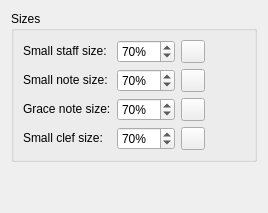
      <widget class="QWidget" name="PageSizes">
       <layout class="QVBoxLayout" name="verticalLayout_18">
        <property name="spacing">
         <number>0</number>
        </property>
        <item>
         <widget class="QGroupBox" name="groupBox_10">
          <property name="title">
           <string>Sizes</string>
          </property>
          <layout class="QGridLayout" name="gridLayout_27">
           <item row="0" column="0">
            <widget class="QLabel" name="label_38">
             <property name="sizePolicy">
              <sizepolicy hsizetype="Fixed" vsizetype="Fixed">
               <horstretch>0</horstretch>
               <verstretch>0</verstretch>
              </sizepolicy>
             </property>
             <property name="text">
              <string>Small staff size:</string>
             </property>
             <property name="buddy">
              <cstring>smallStaffSize</cstring>
             </property>
            </widget>
           </item>
           <item row="0" column="1">
            <widget class="QSpinBox" name="smallStaffSize">
             <property name="sizePolicy">
              <sizepolicy hsizetype="Preferred" vsizetype="Fixed">
               <horstretch>0</horstretch>
               <verstretch>0</verstretch>
              </sizepolicy>
             </property>
             <property name="suffix">
              <string notr="true">%</string>
             </property>
             <property name="minimum">
              <number>10</number>
             </property>
             <property name="maximum">
              <number>200</number>
             </property>
             <property name="value">
              <number>70</number>
             </property>
            </widget>
           </item>
           <item row="0" column="2">
            <widget class="QToolButton" name="resetSmallStaffSize">
             <property name="toolTip">
              <string>Reset to default</string>
             </property>
             <property name="accessibleName">
              <string>Reset 'Small staff size' value</string>
             </property>
             <property name="text">
              <string notr="true"/>
             </property>
             <property name="icon">
              <iconset resource="musescore.qrc">
               <normaloff>:/data/icons/edit-reset.svg</normaloff>:/data/icons/edit-reset.svg</iconset>
             </property>
            </widget>
           </item>
           <item row="0" column="3">
            <spacer name="horizontalSpacer_24">
             <property name="orientation">
              <enum>Qt::Horizontal</enum>
             </property>
             <property name="sizeHint" stdset="0">
              <size>
               <width>40</width>
               <height>20</height>
              </size>
             </property>
            </spacer>
           </item>
           <item row="1" column="0">
            <widget class="QLabel" name="label_44">
             <property name="sizePolicy">
              <sizepolicy hsizetype="Fixed" vsizetype="Fixed">
               <horstretch>0</horstretch>
               <verstretch>0</verstretch>
              </sizepolicy>
             </property>
             <property name="text">
              <string>Small note size:</string>
             </property>
             <property name="buddy">
              <cstring>smallNoteSize</cstring>
             </property>
            </widget>
           </item>
           <item row="1" column="1">
            <widget class="QSpinBox" name="smallNoteSize">
             <property name="sizePolicy">
              <sizepolicy hsizetype="Preferred" vsizetype="Fixed">
               <horstretch>0</horstretch>
               <verstretch>0</verstretch>
              </sizepolicy>
             </property>
             <property name="suffix">
              <string notr="true">%</string>
             </property>
             <property name="minimum">
              <number>10</number>
             </property>
             <property name="maximum">
              <number>200</number>
             </property>
             <property name="value">
              <number>70</number>
             </property>
            </widget>
           </item>
           <item row="2" column="0">
            <widget class="QLabel" name="label_39">
             <property name="sizePolicy">
              <sizepolicy hsizetype="Fixed" vsizetype="Fixed">
               <horstretch>0</horstretch>
               <verstretch>0</verstretch>
              </sizepolicy>
             </property>
             <property name="text">
              <string>Grace note size:</string>
             </property>
             <property name="buddy">
              <cstring>graceNoteSize</cstring>
             </property>
            </widget>
           </item>
           <item row="2" column="1">
            <widget class="QSpinBox" name="graceNoteSize">
             <property name="sizePolicy">
              <sizepolicy hsizetype="Preferred" vsizetype="Fixed">
               <horstretch>0</horstretch>
               <verstretch>0</verstretch>
              </sizepolicy>
             </property>
             <property name="suffix">
              <string notr="true">%</string>
             </property>
             <property name="minimum">
              <number>10</number>
             </property>
             <property name="maximum">
              <number>200</number>
             </property>
             <property name="value">
              <number>70</number>
             </property>
            </widget>
           </item>
           <item row="3" column="0">
            <widget class="QLabel" name="label_45">
             <property name="sizePolicy">
              <sizepolicy hsizetype="Fixed" vsizetype="Fixed">
               <horstretch>0</horstretch>
               <verstretch>0</verstretch>
              </sizepolicy>
             </property>
             <property name="text">
              <string>Small clef size:</string>
             </property>
             <property name="buddy">
              <cstring>smallClefSize</cstring>
             </property>
            </widget>
           </item>
           <item row="3" column="1">
            <widget class="QSpinBox" name="smallClefSize">
             <property name="sizePolicy">
              <sizepolicy hsizetype="Preferred" vsizetype="Fixed">
               <horstretch>0</horstretch>
               <verstretch>0</verstretch>
              </sizepolicy>
             </property>
             <property name="suffix">
              <string notr="true">%</string>
             </property>
             <property name="minimum">
              <number>10</number>
             </property>
             <property name="maximum">
              <number>200</number>
             </property>
             <property name="value">
              <number>70</number>
             </property>
            </widget>
           </item>
           <item row="1" column="2">
            <widget class="QToolButton" name="resetSmallNoteSize">
             <property name="toolTip">
              <string>Reset to default</string>
             </property>
             <property name="accessibleName">
              <string>Reset 'Small note size' value</string>
             </property>
             <property name="text">
              <string notr="true"/>
             </property>
             <property name="icon">
              <iconset resource="musescore.qrc">
               <normaloff>:/data/icons/edit-reset.svg</normaloff>:/data/icons/edit-reset.svg</iconset>
             </property>
            </widget>
           </item>
           <item row="2" column="2">
            <widget class="QToolButton" name="resetGraceNoteSize">
             <property name="toolTip">
              <string>Reset to default</string>
             </property>
             <property name="accessibleName">
              <string>Reset 'Grace note size' value</string>
             </property>
             <property name="text">
              <string notr="true"/>
             </property>
             <property name="icon">
              <iconset resource="musescore.qrc">
               <normaloff>:/data/icons/edit-reset.svg</normaloff>:/data/icons/edit-reset.svg</iconset>
             </property>
            </widget>
           </item>
           <item row="3" column="2">
            <widget class="QToolButton" name="resetSmallClefSize">
             <property name="toolTip">
              <string>Reset to default</string>
             </property>
             <property name="accessibleName">
              <string>Reset 'Small clef size' value</string>
             </property>
             <property name="text">
              <string notr="true"/>
             </property>
             <property name="icon">
              <iconset resource="musescore.qrc">
               <normaloff>:/data/icons/edit-reset.svg</normaloff>:/data/icons/edit-reset.svg</iconset>
             </property>
            </widget>
           </item>
          </layout>
         </widget>
        </item>
        <item>
         <spacer name="verticalSpacer_21">
          <property name="orientation">
           <enum>Qt::Vertical</enum>
          </property>
          <property name="sizeHint" stdset="0">
           <size>
            <width>20</width>
            <height>40</height>
           </size>
          </property>
         </spacer>
        </item>
       </layout>
      </widget>
